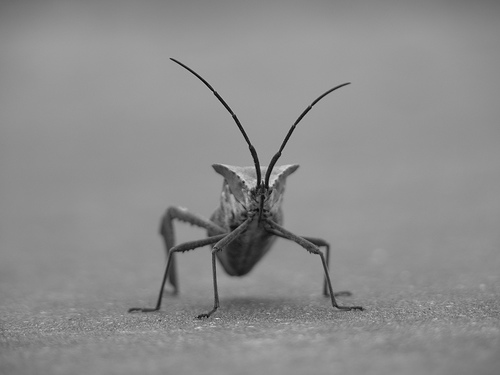
#> input picture a212data/stinkbug.png, 500 x 375 px
$ python a212_palettes_solution.py   (older library calls are emulated)
#> lines starting #> are read from the running program, lines starting #| are printed output that depends on the picture

# coding: utf-8

# ### Assignment for March 23

# 1. Read these for six blog posts for background:
#
# http://earthobservatory.nasa.gov/blogs/elegantfigures/2013/08/05/subtleties-of-color-part-1-of-6/
#
# 2. Make sure seaborn is installed:
#
# ```
# conda install seaborn
# conda install pillow
# ```
#
# and use it to do the color palette tutorial here:
#
# http://stanford.edu/~mwaskom/software/seaborn/tutorial/color_palettes.html
#
# 3.  Transfer this image tutorial to a notebook:
#
# http://matplotlib.org/users/image_tutorial.html#importing-image-data-into-numpy-arrays
#
# and add three new cells, each showing the stinkbug image with a different colormap
# you've generated with seaborn light_palette, dark_palette and cube_helix, respectively.
# Include a colorbar for each image.
#
# The cell below shows how to import the stinkbug.

# Importing image data into Numpy arrays
# ======================================
#
# Loading image data is supported by the
# [Pillow](http://python-imaging.github.io/) library. Natively, matplotlib
# only supports PNG images. The commands shown below fall back on Pillow
# if the native read fails.
#
# The image used in this example is a PNG file, but keep that Pillow
# requirement in mind for your own data.
#
# Here's the image we're going to play with:

# In[2]:

import matplotlib.pyplot as plt
import matplotlib.image as mpimg
import numpy as np
from pathlib import Path
import a212data
get_ipython().magic('matplotlib inline')
datadir = a212data.__path__[0]
stinkpath = Path(datadir).joinpath('stinkbug.png')
img=mpimg.imread(str(stinkpath))
#> img is the input picture: shape (375, 500, 3) float32; min 0, max 0.851, mean 0.551
imgplot = plt.imshow(img)


# It's a 24-bit RGB PNG image (8 bits for each of R, G, B). Depending on
# where you get your data, the other kinds of image that you'll most
# likely encounter are RGBA images, which allow for transparency, or
# single-channel grayscale (luminosity) images.

# In[54]:

print(img.shape)
#| (375, 500, 3)
print(img.dtype)
#| float32


# Note the dtype there - float32. Matplotlib has rescaled the 8 bit data
# from each channel to floating point data between 0.0 and 1.0. As a side
# note, the only datatype that Pillow can work with is uint8. Matplotlib
# plotting can handle float32 and uint8, but image reading/writing for any
# format other than PNG is limited to uint8 data. Why 8 bits? Most
# displays can only render 8 bits per channel worth of color gradation.
# Why can they only render 8 bits/channel? Because that's about all the
# human eye can see. More here (from a photography standpoint): [Luminous
# Landscape bit depth
# tutorial](http://www.luminous-landscape.com/tutorials/bit-depth.shtml).
#
# Each inner list represents a pixel. Here, with an RGB image, there are 3
# values. Since it's a black and white image, R, G, and B are all similar.
# An RGBA (where A is alpha, or transparency), has 4 values per inner
# list, and a simple luminance image just has one value (and is thus only
# a 2-D array, not a 3-D array). For RGB and RGBA images, matplotlib
# supports float32 and uint8 data types. For grayscale, matplotlib
# supports only float32. If your array data does not meet one of these
# descriptions, you need to rescale it.
#
# Plotting numpy arrays as images
# -------------------------------
#
# So, you have your data in a numpy array (either by importing it, or by
# generating it). Let's render it. In Matplotlib, this is performed using
# the \~matplotlib.pyplot.imshow function. Here we'll grab the plot
# object. This object gives you an easy way to manipulate the plot from
# the prompt.

# In[55]:

imgplot = plt.imshow(img)


# You can also plot any numpy array.
#
# ### Applying pseudocolor schemes to image plots
#
# Pseudocolor can be a useful tool for enhancing contrast and visualizing
# your data more easily. This is especially useful when making
# presentations of your data using projectors - their contrast is
# typically quite poor.
#
#
#
# Pseudocolor is only relevant to single-channel, grayscale, luminosity
# images. We currently have an RGB image. Since R, G, and B are all
# similar (see for yourself above or in your data), we can just pick one
# channel of our data:

# In[56]:

lum_img = img[:,:,0]
plt.imshow(lum_img)
display(plt.gcf())


# This is array slicing.  You can read more in the `Numpy tutorial
# <http://www.scipy.org/Tentative_NumPy_Tutorial>`_.
#
# Now, with a luminosity (2D, no color) image, the default colormap (aka lookup table,
# LUT), is applied.  The default is called jet.  There are plenty of
# others to choose from.

# In[57]:

plt.imshow(lum_img, cmap="hot")
display(plt.gcf())


# Note that you can also change colormaps on existing plot objects using
# the \~matplotlib.image.Image.set\_cmap method:

# In[58]:

imgplot = plt.imshow(lum_img)
imgplot.set_cmap('spectral')
display(plt.gcf())


#  **note**
#
# However, remember that in the IPython notebook with the inline
# backend, you can't make changes to plots that have already been
# rendered unless you are using the object oriented matplotlib interface and have set
#
# ```
# c = get_config()
# c.InlineBackend.close_figures=False
# ```
#
# in ipython_config.py
#
# Otherwise, if you create imgplot here in one cell, you cannot call
# set\_cmap() on it in a later cell and expect the earlier plot to change. Make sure that you enter these commands together in one cell.
# plt commands will not change plots from earlier cells.
#
# There are many other colormap schemes available. See the [list and
# images of the colormaps](../examples/color/colormaps_reference.html).
#
# ### Color scale reference
#
# It's helpful to have an idea of what value a color represents. We can do
# that by adding color bars.
#
#

# In[59]:

plt.close('all')
lum_img = img[:, :, 0]
imgplot = plt.imshow(lum_img)
imgplot.set_cmap('spectral')
plt.colorbar()


# This adds a colorbar to your existing figure. This won't automatically
# change if you change you switch to a different colormap - you have to
# re-create your plot, and add in the colorbar again.
#
# ### Examining a specific data range
#
# Sometimes you want to enhance the contrast in your image, or expand the
# contrast in a particular region while sacrificing the detail in colors
# that don't vary much, or don't matter. A good tool to find interesting
# regions is the histogram. To create a histogram of our image data, we
# use the \~matplotlib.pyplot.hist function.

# In[60]:

plt.close('all')
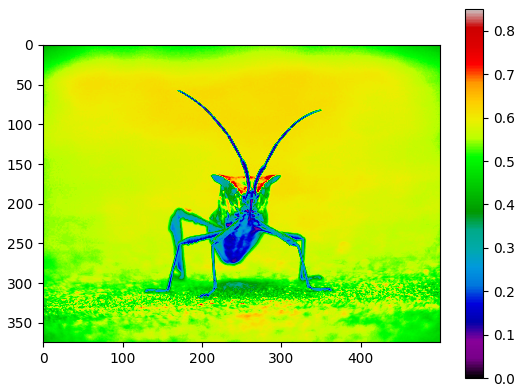
#> figure drawn by matplotlib, 2 panels
lum_img = img[:,:,0]
out=plt.hist(lum_img.flatten(), 256, range=(0.0, 1.0), fc='k', ec='k')


# Most often, the "interesting" part of the image is around the peak, and
# you can get extra contrast by clipping the regions above and/or below
# the peak. In our histogram, it looks like there's not much useful
# information in the high end (not many white things in the image). Let's
# adjust the upper limit, so that we effectively "zoom in on" part of the
# histogram. We do this by passing the clim argument to imshow. You could
# also do this by calling the \~matplotlib.image.Image.set\_clim method of
# the image plot object, but make sure that you do so in the same cell as
# your plot command when working with the IPython Notebook - it will not
# change plots from earlier cells.
#

# In[61]:

plt.close('all')
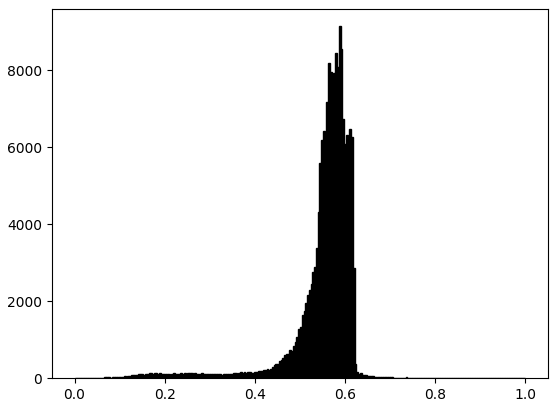
#> figure drawn by matplotlib, 1 panel; tallest bar 9148 high, from x = 0.586 to 0.59
fig, (ax1,ax2)= plt.subplots(1,2,figsize=(10,8))
the_img=ax1.imshow(lum_img)
cax1=plt.colorbar(the_img,ticks=[0.1,0.3,0.5,0.7], orientation='horizontal',ax=ax1)
cax1.set_label('maximum is set to 0.8')
ax1.set_title('Before')
the_img2 = ax2.imshow(lum_img)
the_img2.set_clim(0.0,0.7)
ax2.set_title('After')
cax2=plt.colorbar(the_img2,ticks=[0.1,0.3,0.5,0.7], orientation='horizontal',ax=ax2)
cax2.set_label('maximum is set to 0.7')


# ### Array interpolation schemes
#
# Interpolation calculates what the color or value of a pixel "should" be,
# according to different mathematical schemes. One common place that this
# happens is when you resize an image. The number of pixels change, but
# you want the same information. Since pixels are discrete, there's
# missing space. Interpolation is how you fill that space. This is why
# your images sometimes come out looking pixelated when you blow them up.
# The effect is more pronounced when the difference between the original
# image and the expanded image is greater. Let's take our image and shrink
# it. We're effectively discarding pixels, only keeping a select few. Now
# when we plot it, that data gets blown up to the size on your screen. The
# old pixels aren't there anymore, and the computer has to draw in pixels
# to fill that space.
#
# We'll use the Pillow library that we used to load the image also to
# resize the image.

# In[62]:

plt.close('all')
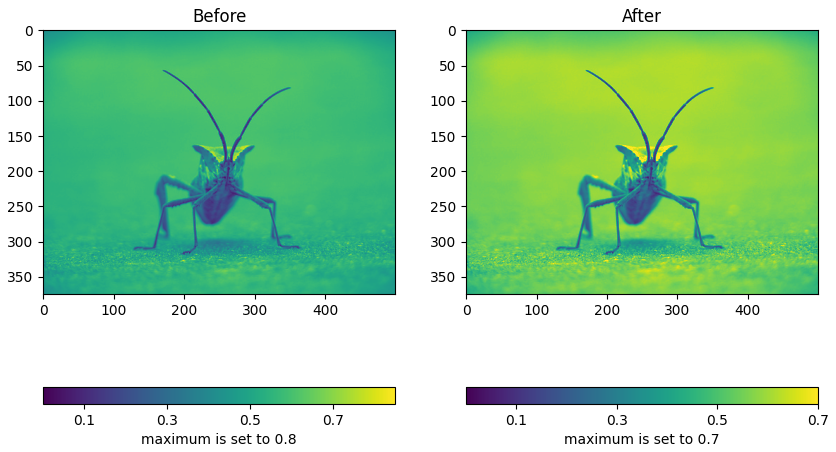
#> figure drawn by matplotlib, 4 panels
from PIL import Image
img = Image.open(str(stinkpath))
#> img: PIL image 500x375 RGB
img.thumbnail((64, 64), Image.ANTIALIAS) # resizes image in-place
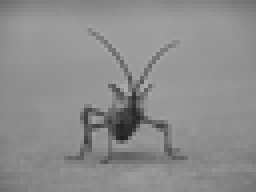
#> img: PIL image 64x48 RGB (shown 4 times larger); min 29, max 174, mean 140.5
imgplot = plt.imshow(img)


# We have used the default interpolation, bilinear, since we did not give
# matplotlib.pyplot.imshow any interpolation argument.

# In[63]:

plt.close('all')
imgplot = plt.imshow(img, interpolation="nearest")


# In[64]:

plt.close('all')
imgplot = plt.imshow(img, interpolation="bicubic")


# Bicubic interpolation is often used when blowing up photos - people tend
# to prefer blurry over pixelated.

# ### Seaborn palettes

# In[76]:

plt.close('all')
import seaborn as sns
cmap = sns.cubehelix_palette(256,as_cmap=True)
fig,ax =plt.subplots(1,1)
the_img=ax.imshow(lum_img,cmap=cmap)
plt.colorbar(the_img,ax=ax)


# In[78]:

cmap = sns.light_palette("green",256,as_cmap=True)
fig,ax =plt.subplots(1,1)
the_img=ax.imshow(lum_img,cmap=cmap)
plt.colorbar(the_img,ax=ax)


# In[79]:

cmap = sns.dark_palette("red",256,as_cmap=True)
fig,ax =plt.subplots(1,1)
the_img=ax.imshow(lum_img,cmap=cmap)
plt.colorbar(the_img,ax=ax)


# In[ ]:
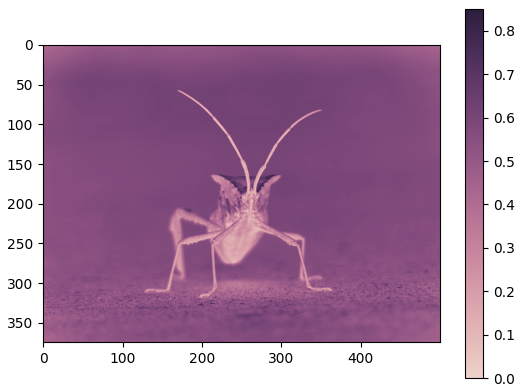
#> figure drawn by matplotlib, 2 panels
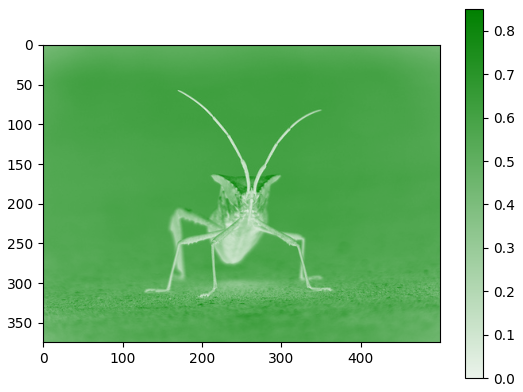
#> figure drawn by matplotlib, 2 panels
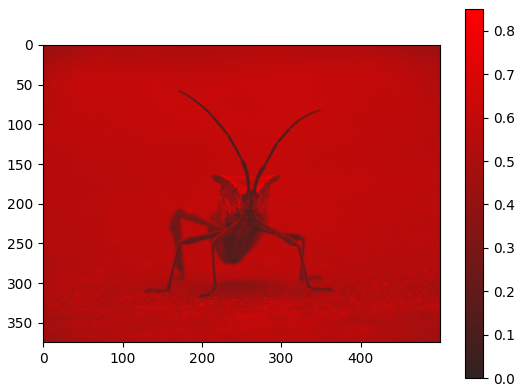
#> figure drawn by matplotlib, 2 panels
